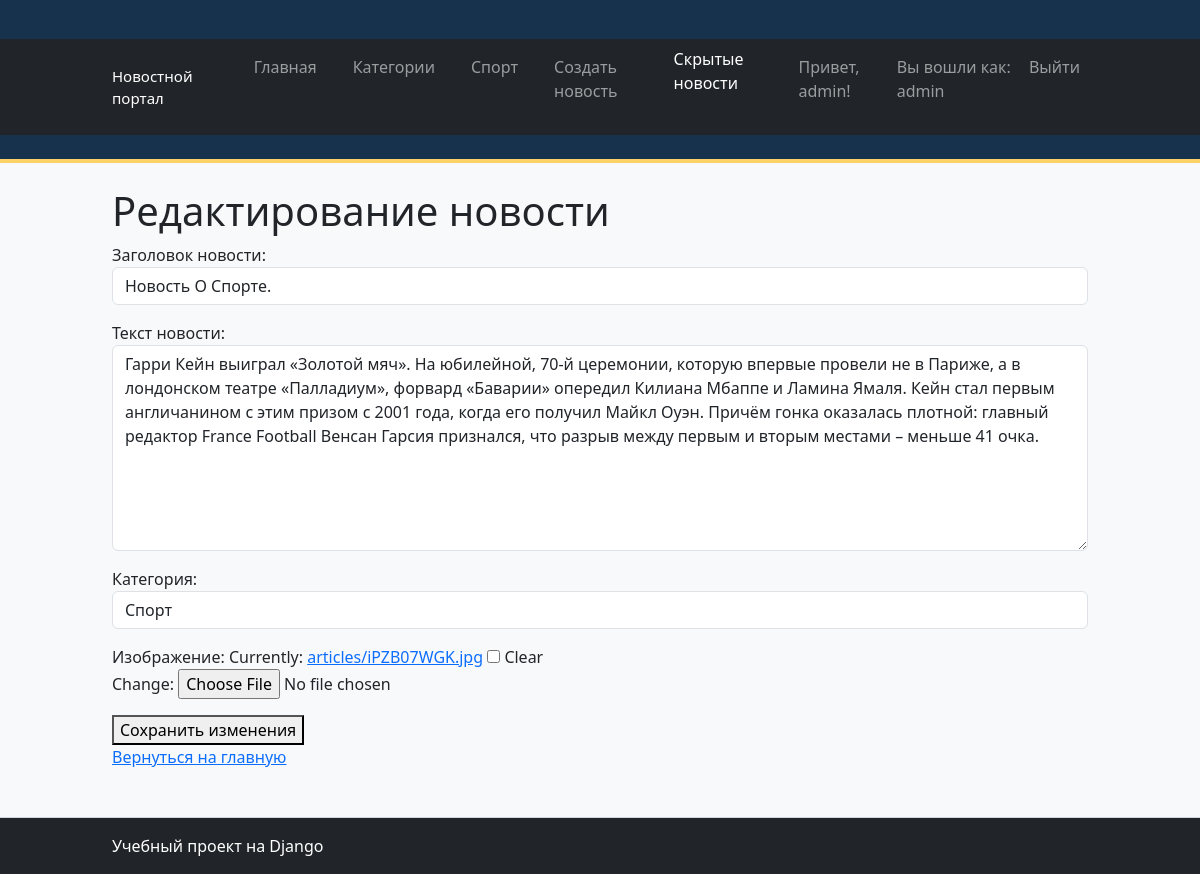
The page /article/10/edit/ (signed in) on the database its author committed.
### news/models.py (models this page shows, shortened)
class Article(models.Model):
    title = models.CharField(
        max_length=200,
        verbose_name="Заголовок",
    )
    content = models.TextField(
        verbose_name="Текст новости",
    )
    created_at = models.DateTimeField(
        auto_now_add=True,
        verbose_name="Дата создания",
    )
    is_published = models.BooleanField(
        default=False,
        verbose_name="Опубликована",
    )
    author = models.CharField(
        max_length=100,
        default="Редакция",
        verbose_name="Автор",
    )
    category = models.CharField(
        max_length=100,
        default="Общее",
        verbose_name="Категория",
    )
    image = models.ImageField(
        upload_to="articles/",
        blank=True,
        null=True,
        verbose_name="Изображение"
    )
    is_active = models.BooleanField(
        default=True,
        verbose_name="Активна"
    )

### news/views.py (the view)
# urls.py: path("article/<int:article_id>/edit/", views.edit_article, name="article_edit"),
@login_required
@permission_required("news.change_article", raise_exception=True)
def edit_article(request, article_id):
    article = get_object_or_404(
        Article,
        id=article_id
    )
    if request.method == "POST":
        form = ArticleForm(
            request.POST,
            request.FILES,
            instance=article
        )
        if form.is_valid():
            article = form.save()
            if article.is_published:
                return redirect(
                    "article_detail",
                    article_id=article.id
                )
            return redirect("home")
    else:
        form = ArticleForm(instance=article)
    context = {
        "form": form,
        "article": article,
    }
    return render(
        request,
        "news/edit_article.html",
        context
    )

### news/forms.py
class ArticleForm(forms.ModelForm):
    class Meta:
        model = Article
        fields = [
            "title",
            "content",
            "category",
            "image",
        ]
        labels = {
            "title": "Заголовок новости",
            "content": "Текст новости",
            "category": "Категория",
        }
        widgets = {
            "title": forms.TextInput(
                attrs={
                    "class": "form-control",
                    "placeholder": "Введите заголовок новости",
                }
            ),
            "content": forms.Textarea(
                attrs={
                    "class": "form-control",
                    "rows": 8,
                    "placeholder": "Введите текст новости",
                }
            ),
            "category": forms.TextInput(
                attrs={
                    "class": "form-control",
                    "placeholder": "Например: Спорт",
                }
            ),
        }

### news/templates/news/edit_article.html (shortened to what this page needs)
{% extends "news/base.html" %}
{% block content %}
<h1>Редактирование новости</h1>
<form method="POST"
      enctype="multipart/form-data">
    {{ form.as_p }}
    <button type="submit">
        Сохранить изменения
    </button>
</form>
<a href="{% url 'home' %}">
    Вернуться на главную
</a>
{% endblock %}

### news/templates/news/base.html (shortened to what this page needs)
<!DOCTYPE html>
{% load static %}
<html lang="ru">
<head>
    <link
        href="https://cdn.jsdelivr.net/npm/bootstrap@5.3.8/dist/css/bootstrap.min.css"
        rel="stylesheet"
    >
    <link rel="stylesheet" href="{% static 'news/style.css' %}">
</head>
<body class="bg-light">
<header>
    <nav class="navbar navbar-expand-lg navbar-dark bg-dark">
        <div class="container">
            <a class="nav-link" href="{% url 'home' %}" style="font-size: 15px">
                Новостной портал
            </a>
            <div class="navbar-nav">
                <a class="nav-link" href="{% url 'home' %}">
                    Главная
                </a>
                <a class="nav-link" href="{% url 'category' %}">
                    Категории
                </a>
                <a class="nav-link" href="{% url 'category_detail' category_name='Спорт' %}">
                    Спорт
                </a>
                {% if user.is_authenticated %}
                <a href="{% url 'add_article' %}" class="nav-link">
                    Создать новость
                </a>
                {% endif %}
                {% if perms.news.change_article %}
                    <a href="{% url 'archived_articles' %}">
                        Скрытые новости
                    </a>
                {% endif %}
                {% if user.is_authenticated %}
                    <p class="nav-link">Привет, {{ user.first_name|default:user.username }}!</p>
                {% else %}
                    <p class="nav-link">Добро пожаловать на наш новостной портал!</p>
                {% endif %}
                {% if user.is_authenticated %}
                <span class="nav-link">
                    Вы вошли как: {{ user.username }}
                </span>
                <form
                    method="POST"
                    action="{% url 'logout' %}"
                    style="display: inline;"
                >
                    <button type="submit" class="nav-link" >
                        Выйти
                    </button>
                </form>
            {% else %}
                <a href="{% url 'login' %}" class="nav-link">
                    Войти
                </a>
            {% endif %}
            </div>
        </div>
    </nav>
</header>
<main class="container py-4">
    {% block content %}
    {% endblock %}
</main>
<footer class="bg-dark text-white py-3 mt-4">
    <div class="container">
        <p class="mb-0">Учебный проект на Django</p>
    </div>
</footer>
</body>
</html>

### news/static/news/style.css (style rules this page uses)
header { background-color: #17324d; color: white; padding: 24px 0; border-bottom: 4px solid #ffd166; }
.container { width: 90%; max-width: 1000px; margin: 0 auto; }
nav { margin-top: 15px; }
nav a { color: #ffffff; text-decoration: none; margin-right: 20px; font-weight: 500; transition: color 0.2s ease; }
main { padding-top: 25px; padding-bottom: 40px; }
footer { background-color: #e1e7ec; padding: 20px 0; color: #455a64; border-top: 1px solid #cfd8df; }

### rows shown on the page
Article: title "Новость О Спорте.", content "Гарри Кейн выиграл «Золотой мяч». На юбилейной, 70-й церемонии, которую впервые провели не в Париже, а в лондонском театре «Палладиум», форвард «Баварии» опередил Килиана Мбаппе и Ламина Ямаля. Кейн стал первым англичанином с этим призом с 2001 года, когда его получил Майкл Оуэн. Причём гонка оказалась плотной: главный редактор France Football Венсан Гарсия признался, что разрыв между первым и вторым местами – меньше 41 очка.", category "Спорт"

### other values the page prints
{{ user.first_name|default:user.username }} "admin"
{{ user.username }} "admin"
